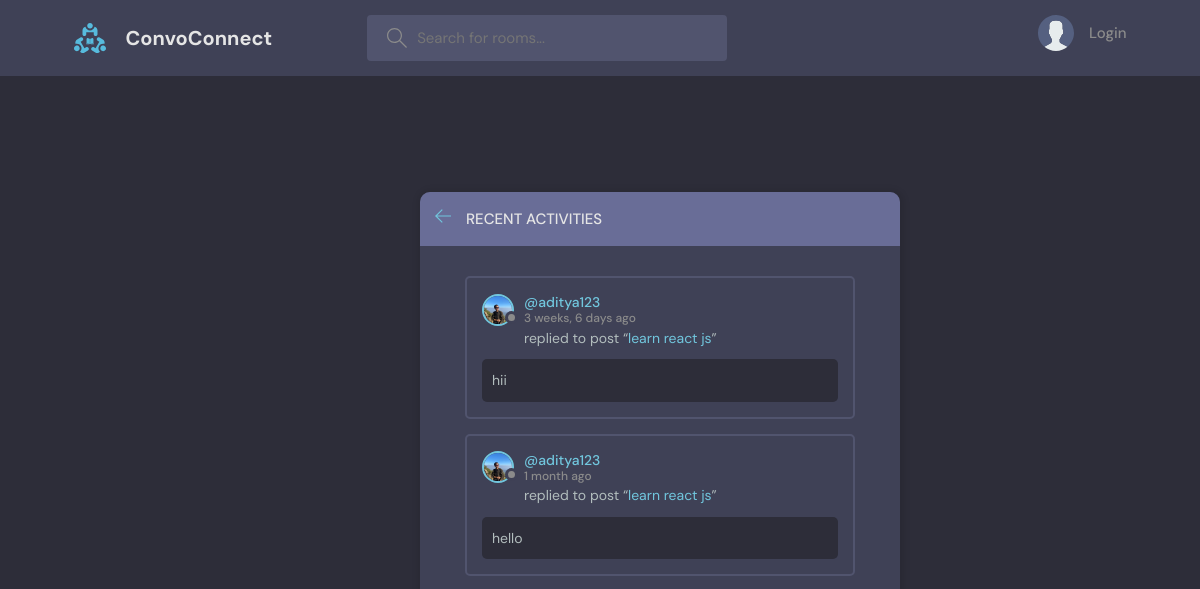
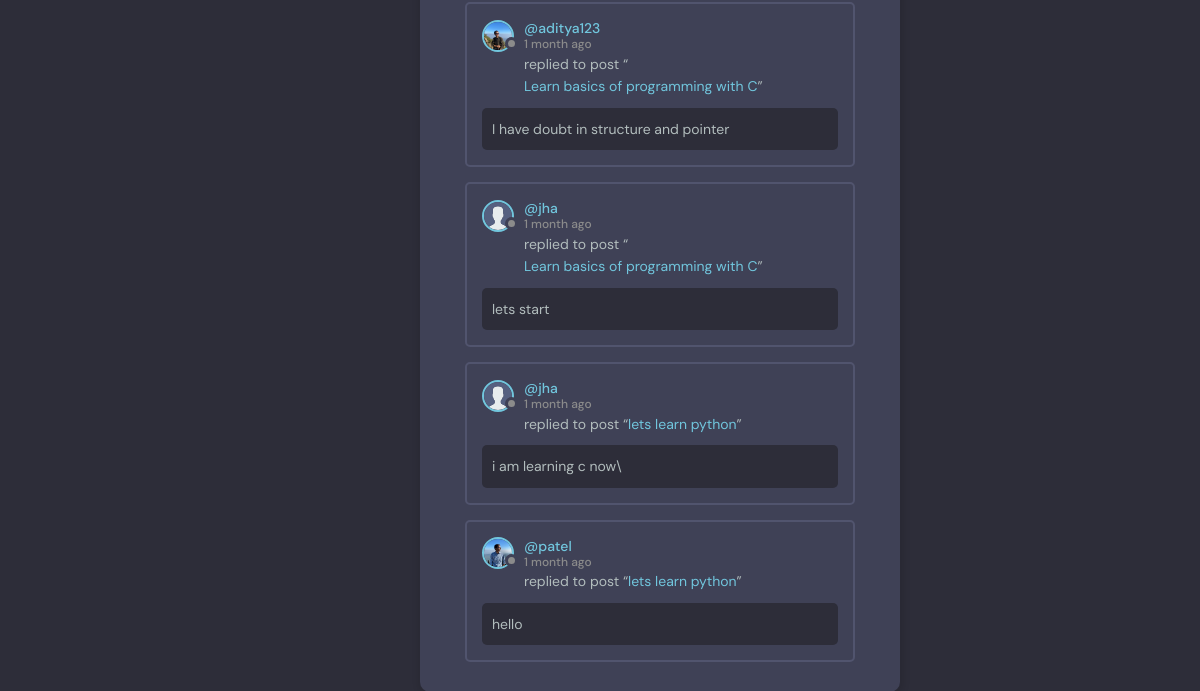
/activity/, run on an earlier commit of the app's database (2 pictures, top to bottom).
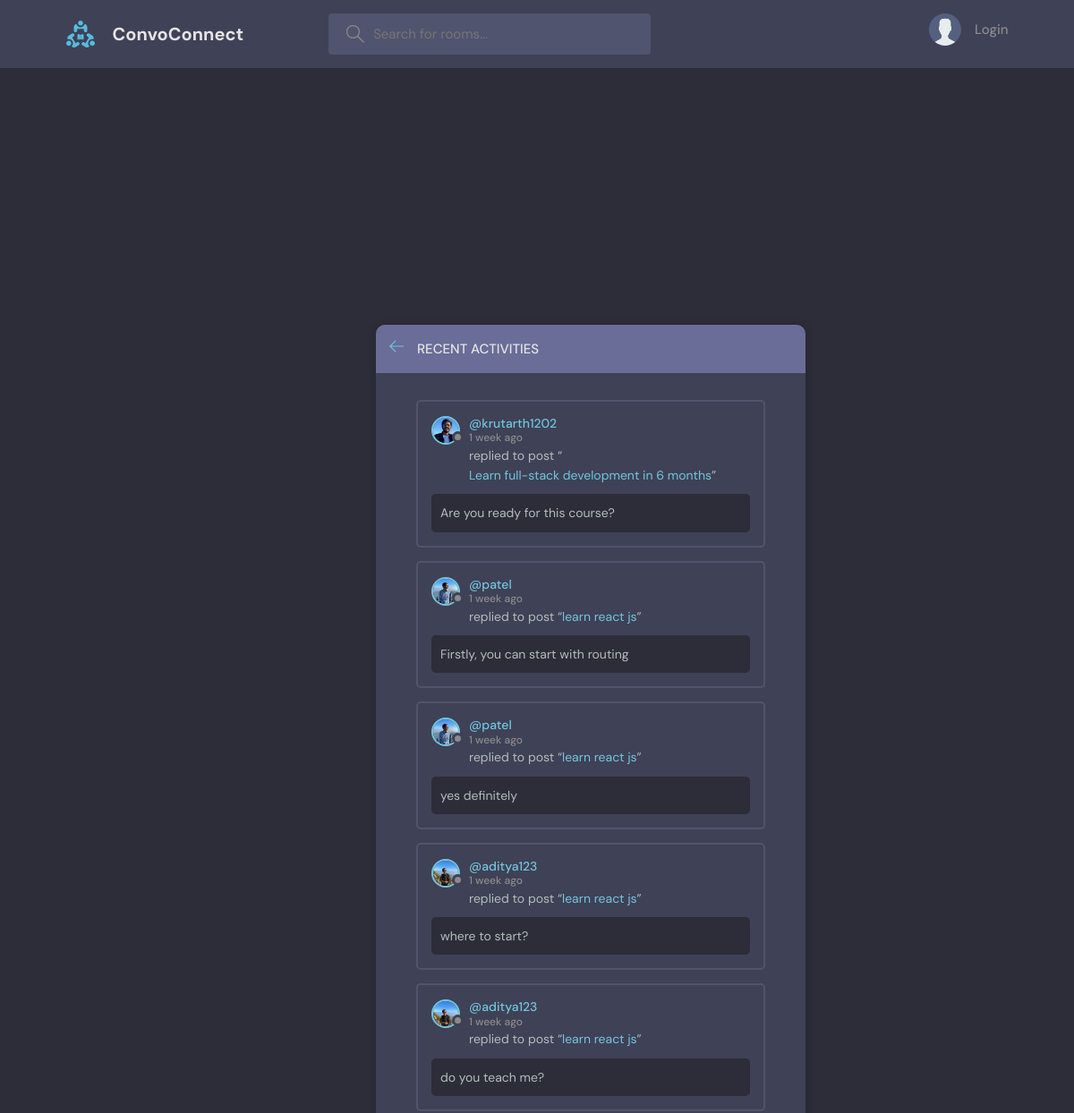
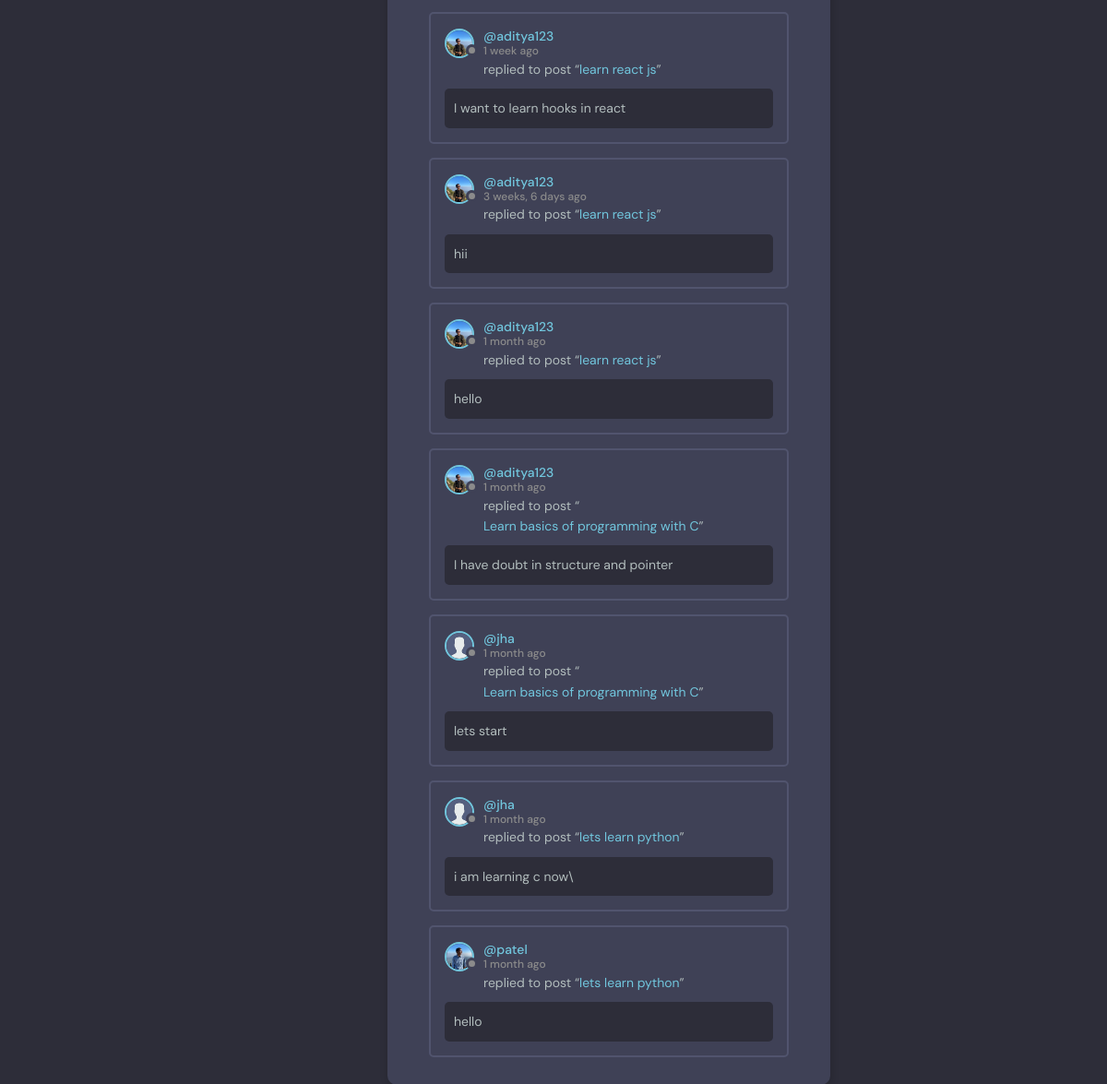
And on a later commit of the database (2 pictures, top to bottom).
### base/models.py (models this page shows, shortened)
class Message(models.Model):
    user = models.ForeignKey(User, on_delete=models.CASCADE)
    room = models.ForeignKey(Room, on_delete=models.CASCADE)
    body = models.TextField()
    updated = models.DateTimeField(auto_now=True)
    created = models.DateTimeField(auto_now_add=True)
    class Meta:
        ordering = ['-updated', '-created']

class User(AbstractUser):
    name = models.CharField(max_length=200, null=True)
    email = models.EmailField(unique=True, null=True)
    bio = models.TextField(null=True)
    avatar = models.ImageField(null=True, default="avatar.svg")
    USERNAME_FIELD = 'email'
    REQUIRED_FIELDS = []

class Room(models.Model):
    host = models.ForeignKey(User, on_delete=models.SET_NULL, null=True)
    topic = models.ForeignKey(Topic, on_delete=models.SET_NULL, null=True)
    name = models.CharField(max_length=200)
    description = models.TextField(null=True, blank=True)
    participants = models.ManyToManyField(User, related_name='participants', blank=True)
    updated = models.DateTimeField(auto_now=True)
    created = models.DateTimeField(auto_now_add=True)
    class Meta:
        ordering = ['-updated', '-created']
    def __str__(self):
        return self.name

### base/views.py (the view)
# urls.py: path('activity/', views.activityPage, name='activity'),
def activityPage(request):
    room_messages = Message.objects.all()
    return render(request, 'base/activity.html', {'room_messages':room_messages})

### base/templates/base/activity.html (shortened to what this page needs)
{% extends 'main.html' %}
{% block content %}
<main class="layout">
  <div class="container">
    <div class="temp">
      <div class="layout__boxHeader">
        <div class="layout__boxTitle">
          <a href="{% url 'home' %}">
            <svg
              version="1.1"
              xmlns="http://www.w3.org/2000/svg"
              width="32"
              height="32"
              viewBox="0 0 32 32"
            >
              <title>arrow-left</title>
              <path
                d="M13.723 2.286l-13.723 13.714 13.719 13.714 1.616-1.611-10.96-10.96h27.625v-2.286h-27.625l10.965-10.965-1.616-1.607z"
              ></path>
            </svg>
          </a>
          <h3>Recent Activities</h3>
        </div>
      </div>
      <div class="activities-page layout__body">
        {% for message in room_messages %}
        <div class="activities__box">
          <div class="activities__boxHeader roomListRoom__header">
            <a
              href="{% url 'user-profile' message.user.id %}"
              class="roomListRoom__author"
            >
              <div class="avatar avatar--small">
                <img src="{{message.user.avatar.url}}" />
              </div>
              <p>
                @{{message.user.username}}
                <span>{{message.created|timesince}} ago</span>
              </p>
            </a>
          </div>
          <div class="activities__boxContent">
            <p>
              replied to post “<a href="{% url 'room' message.room.id %}"
                >{{message.room}}</a
              >”
            </p>
            <div class="activities__boxRoomContent">{{message.body}}</div>
          </div>
        </div>
        {% endfor %}
      </div>
    </div>
  </div>
</main>
{% endblock content %}

What changed in the data, as far as the page shows it:
added Message: user.avatar (picture), user.username "krutarth1202", created "1 week", room "Learn full-stack development in 6 months", body "Are you ready for this course?"
added Message: user.avatar (picture), user.username "patel", created "1 week", room "learn react js", body "Firstly, you can start with routing"
added Message: user.avatar (picture), user.username "patel", created "1 week", room "learn react js", body "yes definitely"
added Message: user.avatar (picture), user.username "aditya123", created "1 week", room "learn react js", body "where to start?"
added Message: user.avatar (picture), user.username "aditya123", created "1 week", room "learn react js", body "do you teach me?"
added Message: user.avatar (picture), user.username "aditya123", created "1 week", room "learn react js", body "I want to learn hooks in react"
